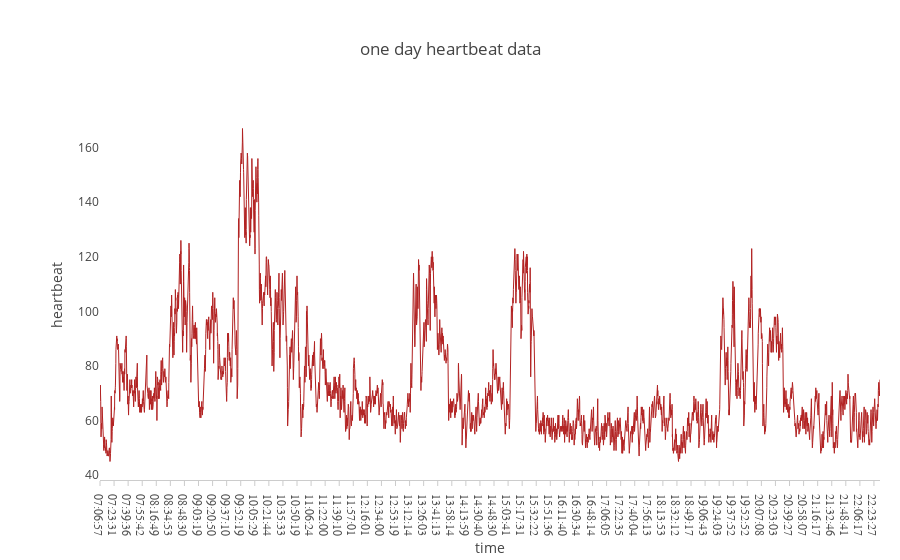

Here is the notebook cell this chart was saved with:
### Code cell
# My yesterday heartrate
heartrate = heartdf['Heart Rate']
time = heartdf['Time']
trace = go.Scatter(
    x = time,
    y = heartrate,
    mode = 'lines',
    name = 'heart beat',
        line = dict(
        color = ('rgb(178,34,34)'),
        width = 1)
)
data=[trace]
layout = go.Layout(
    title='one day heartbeat data',
    xaxis=dict(
        title='time',
        showline=True,
        showgrid=False,
        showticklabels=True,
        linecolor='rgb(204, 204, 204)',
        linewidth=1,
        ticks='outside',
        tickcolor='rgb(204, 204, 204)',
        tickwidth=1,
        ticklen=5,
        tickfont=dict(
            family='Arial',
            size=12,
            color='rgb(82, 82, 82)',
        ),
    ),
    yaxis=dict(
        title='heartbeat',
        showgrid=False,
        zeroline=False,
        showline=False,
#         showticklabels=False,
    ),
    autosize=False,
    margin=dict(
        autoexpand=False,
        l=100,
        r=20,
        t=110,
    ),
    showlegend=False
)


fig = go.Figure(data=data, layout=layout)
iplot(fig)

### Figure 1 — Plotly figure (JSON) as saved in the notebook; plotly's stock layout.template omitted (floating-point values rounded to 4 significant figures; data arrays with more than 128 entries replaced by an {"elided": "..."} marker saying what was removed)
{"data": [{"line": {"color": "rgb(178,34,34)", "width": 1}, "mode": "lines", "name": "heart beat", "type": "scatter", "uid": "d0f1b6a2-3800-40c9-9dea-9545405ea7c6", "x": {"elided": "7484 str values"}, "y": {"elided": "7484 int values"}}], "layout": {"autosize": false, "margin": {"autoexpand": false, "l": 100, "r": 20, "t": 110}, "showlegend": false, "title": {"text": "one day heartbeat data"}, "xaxis": {"linecolor": "rgb(204, 204, 204)", "linewidth": 1, "showgrid": false, "showline": true, "showticklabels": true, "tickcolor": "rgb(204, 204, 204)", "tickfont": {"color": "rgb(82, 82, 82)", "family": "Arial", "size": 12}, "ticklen": 5, "ticks": "outside", "tickwidth": 1, "title": {"text": "time"}}, "yaxis": {"showgrid": false, "showline": false, "title": {"text": "heartbeat"}, "zeroline": false}}}
